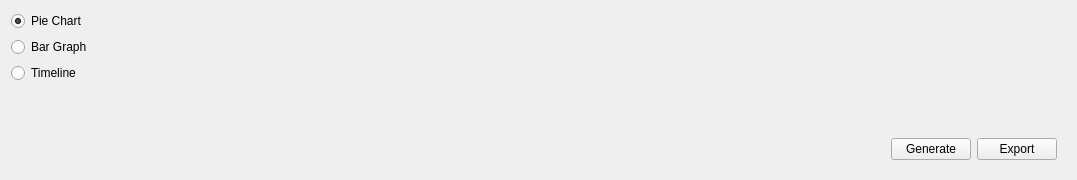
                  <widget class="QWidget" name="type">
                   <attribute name="title">
                    <string>Type</string>
                   </attribute>
                   <layout class="QGridLayout" name="gridLayout">
                    <item row="0" column="0">
                     <widget class="QFrame" name="visualization_selection">
                      <property name="frameShape">
                       <enum>QFrame::NoFrame</enum>
                      </property>
                      <property name="frameShadow">
                       <enum>QFrame::Plain</enum>
                      </property>
                      <layout class="QGridLayout" name="gridLayout_13">
                       <property name="leftMargin">
                        <number>0</number>
                       </property>
                       <property name="topMargin">
                        <number>0</number>
                       </property>
                       <property name="rightMargin">
                        <number>0</number>
                       </property>
                       <property name="bottomMargin">
                        <number>0</number>
                       </property>
                       <item row="1" column="0" alignment="Qt::AlignLeft">
                        <widget class="QRadioButton" name="radioButton_2">
                         <property name="text">
                          <string>Bar Graph</string>
                         </property>
                        </widget>
                       </item>
                       <item row="2" column="0" alignment="Qt::AlignLeft">
                        <widget class="QRadioButton" name="radioButton_4">
                         <property name="text">
                          <string>Timeline</string>
                         </property>
                        </widget>
                       </item>
                       <item row="0" column="0" alignment="Qt::AlignLeft">
                        <widget class="QRadioButton" name="radioButton">
                         <property name="text">
                          <string>Pie Chart</string>
                         </property>
                         <property name="checked">
                          <bool>true</bool>
                         </property>
                        </widget>
                       </item>
                      </layout>
                     </widget>
                    </item>
                    <item row="1" column="3">
                     <widget class="QFrame" name="visualization_generators">
                      <property name="frameShape">
                       <enum>QFrame::NoFrame</enum>
                      </property>
                      <property name="frameShadow">
                       <enum>QFrame::Plain</enum>
                      </property>
                      <layout class="QGridLayout" name="gridLayout_12">
                       <item row="0" column="0">
                        <spacer name="verticalSpacer">
                         <property name="orientation">
                          <enum>Qt::Vertical</enum>
                         </property>
                         <property name="sizeHint" stdset="0">
                          <size>
                           <width>20</width>
                           <height>40</height>
                          </size>
                         </property>
                        </spacer>
                       </item>
                       <item row="0" column="1">
                        <spacer name="verticalSpacer_2">
                         <property name="orientation">
                          <enum>Qt::Vertical</enum>
                         </property>
                         <property name="sizeHint" stdset="0">
                          <size>
                           <width>20</width>
                           <height>40</height>
                          </size>
                         </property>
                        </spacer>
                       </item>
                       <item row="1" column="0">
                        <widget class="QPushButton" name="pushButton_5">
                         <property name="text">
                          <string>Generate</string>
                         </property>
                        </widget>
                       </item>
                       <item row="1" column="1">
                        <widget class="QPushButton" name="pushButton_6">
                         <property name="text">
                          <string>Export</string>
                         </property>
                        </widget>
                       </item>
                      </layout>
                     </widget>
                    </item>
                    <item row="1" column="0">
                     <spacer name="horizontalSpacer_2">
                      <property name="orientation">
                       <enum>Qt::Horizontal</enum>
                      </property>
                      <property name="sizeHint" stdset="0">
                       <size>
                        <width>399</width>
                        <height>20</height>
                       </size>
                      </property>
                     </spacer>
                    </item>
                    <item row="0" column="2">
                     <spacer name="horizontalSpacer">
                      <property name="orientation">
                       <enum>Qt::Horizontal</enum>
                      </property>
                      <property name="sizeHint" stdset="0">
                       <size>
                        <width>466</width>
                        <height>20</height>
                       </size>
                      </property>
                     </spacer>
                    </item>
                   </layout>
                  </widget>
